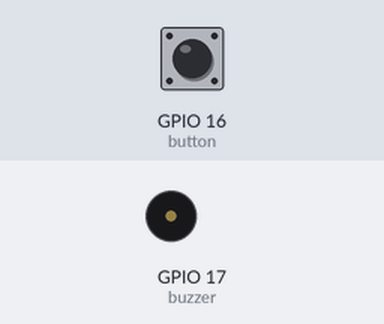
This program was run on a simulated ESP32 board running MicroPython. On the bench: buzzer (waves = sounding, pin HIGH). The test bench sets the inputs (shaded band); at power-on: GPIO 16 (button) HIGH. WiFi joins after 1.5 s; requests to the public web service named in the program get a made-up reply in its usual format after 0.4 s (London, UTC, broken clouds, 64 % humidity, 1013 hPa unless stated); files that are not in the repository are absent; library files of the repository ran but are not shown: 1 file(s); what the program prints to the serial console is not drawn.

Above: at 2.7 s.
2.8 s: GPIO 16 (button) pulled LOW for 0.15 s
At 3.28 s:
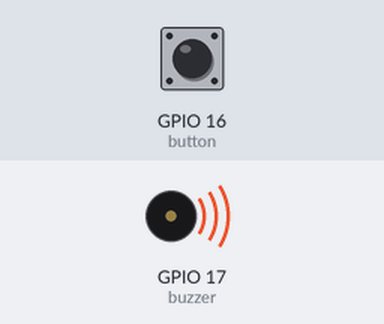
Timing chart, 0 to 5.8 s (numbered marks = the images above; inputs shaded):
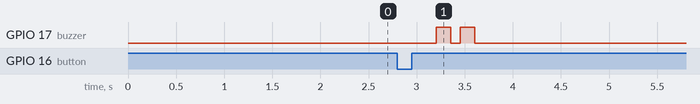

Measured:
- after the input at 2.8 s, GPIO 17 (buzzer): alternates HIGH for 0.15 s and LOW for 0.10 s, 4 changes in all, then stays LOW, starting after 0.41 s

The program:

main.py
```python
import time
import network
import urequests
from machine import Pin

import json

__version__ = "1.0.4"

# Загружаем настройки из JSON-файла
try:
    with open("ring2bot.json", "r") as f:
        config = json.load(f)
except OSError:
    print("❌ Ошибка: файл ring2bot.json не найден!")
    config = {}

# Достаем переменные
WIFI_SSID = config.get("wifi_ssid", "")
WIFI_PASS = config.get("wifi_pass", "")
BOT_TOKEN = config.get("bot_token", "")
CHAT_ID = config.get("chat_id", "")

# === ИНИЦИАЛИЗА ПИНОВ ===
button = Pin(16, Pin.IN, Pin.PULL_UP)  # Кнопка звонка на IO16
buzzer = Pin(17, Pin.OUT)             # Зуммер на IO17

# Включаем/выключаем пищалку при старте, чтобы она точно молчала
buzzer.value(0)

print("Звонок для калитки. Версия:", __version__)

def connect_wifi():
    wlan = network.WLAN(network.STA_IF)
    wlan.active(True)
    if not wlan.isconnected():
        print("Подключение к Wi-Fi...", end="")
        wlan.connect(WIFI_SSID, WIFI_PASS)
        while not wlan.isconnected():
            time.sleep(0.5)
            print(".", end="")
    print("\n✅ Wi-Fi подключен! IP:", wlan.ifconfig()[0])


def sound_feedback():
    """Короткий двойной или один длинный сигнал об успешной доставке"""
    print("🔊 Подаем звуковой сигнал гостю...")
    buzzer.value(1)       # Включаем пищалку
    time.sleep(0.15)      # Пищим 150 мс
    buzzer.value(0)
    time.sleep(0.1)
    buzzer.value(1)       # Второй короткий "пик"
    time.sleep(0.15)
    buzzer.value(0)       # Выключаем


def send_telegram(text):
    encoded_text = text.replace(" ", "%20")
    url = f"https://api.telegram.org/bot{BOT_TOKEN}/sendMessage?chat_id={CHAT_ID}&text={encoded_text}"

    try:
        response = urequests.get(url)

        # Проверяем, что Telegram реально принял сообщение (Код 200)
        if response.status_code == 200:
            print("📩 Сообщение успешно доставлено!")
            response.close()
            return True  # Возвращаем УСПЕХ
        else:
            print(f"⚠️ Ошибка Telegram API: {response.status_code}")
            response.close()
            return False

    except Exception as e:
        print("❌ Ошибка отправки:", e)
        return False


# Подключаемся к сети
connect_wifi()
print("🔔 Звонок готов к работе!")

while True:
    if button.value() == 0:  # Замыкание кнопки
        print("🔔 Кнопка нажата! Отправляем уведомление...")

        # Пытаемся отправить сообщение
        success = send_telegram("Кто-то звонит в калитку!")

        if success:
            # Даем звуковой сигнал гостю ТОЛЬКО при успешной отправке!
            sound_feedback()
        else:
            print("❌ Сигнал гостю не подаем, так как сообщение не ушло.")

        # Задержка 5 секунд от повторных нажатий
        time.sleep(5)

    time.sleep(0.05)
```
